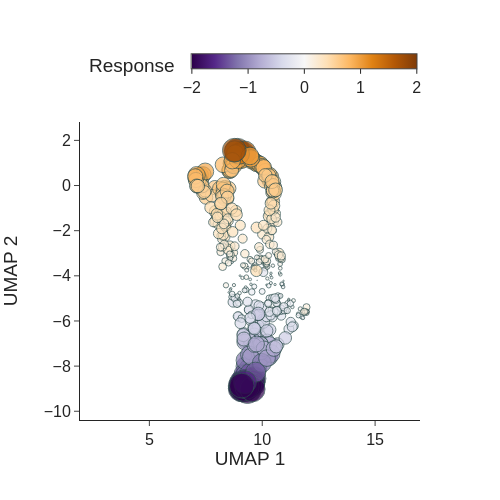

Here is the notebook cell this chart was saved with:
### Code cell
fig = px.scatter(z_umap,
                 x=0,
                 y=1,
                 color=drug_mean, # response_color_cline
                 size=drug_mean.abs()*10,
                 size_max=20,
                 height=500,
                 width=500,
                 # color_discrete_map=color_map_sensitivity,
                 color_continuous_scale="PuOr_r",
                 range_color=(-2,2),
                 # category_orders={"color": category_order},
                 # hover_data=[cline_pathways] ,
                 template="simple_white",
                #  title= "Embedding with blood cancers",
                 labels={"0": "UMAP 1",
                        "1": "UMAP 2",
                        "color" : "Response"
                       },
               )

fig.update_traces(
    marker=dict(
        # size=8,
        line=dict(width=1, color="DarkSlateGrey")
    )
)

fig.update_layout(font=dict(size=16, family="Helvetica"))
fig.update_yaxes(scaleanchor="x")

# fig.update_layout(
#     showlegend=True,
#     legend=dict(
#         orientation="h",           # horizontal layout
#         yanchor="top",
#         y=1.2,                    # move it below the plot
#         xanchor="center",
#         x=0.5                      # center it horizontally
#     )
# )

fig.update_layout(
    coloraxis_colorbar=dict(
        orientation="h",
        x=0.02,
        y=1.05,
        xanchor="left",
        yanchor="bottom",
        len=1,
        thickness=15
    )
)

### Figure 1 — Plotly figure (JSON) as saved in the notebook; plotly's stock layout.template omitted (floating-point values rounded to 4 significant figures; data arrays with more than 128 entries replaced by an {"elided": "..."} marker saying what was removed)
{"data": [{"hovertemplate": "UMAP 1=%{x}<br>UMAP 2=%{y}<br>size=%{marker.size}<br>Response=%{marker.color}<extra></extra>", "legendgroup": "", "marker": {"color": {"elided": "413 float values"}, "coloraxis": "coloraxis", "line": {"color": "DarkSlateGrey", "width": 1}, "size": {"elided": "413 float values"}, "sizemode": "area", "sizeref": 0.06458, "symbol": "circle"}, "mode": "markers", "name": "", "orientation": "v", "showlegend": false, "type": "scatter", "x": {"elided": "413 float values"}, "xaxis": "x", "y": {"elided": "413 float values"}, "yaxis": "y"}], "layout": {"coloraxis": {"cmax": 2, "cmin": -2, "colorbar": {"len": 1, "orientation": "h", "thickness": 15, "title": {"text": "Response"}, "x": 0.02, "xanchor": "left", "y": 1.05, "yanchor": "bottom"}, "colorscale": [[0, "rgb(45,0,75)"], [0.1, "rgb(84,39,136)"], [0.2, "rgb(128,115,172)"], [0.3, "rgb(178,171,210)"], [0.4, "rgb(216,218,235)"], [0.5, "rgb(247,247,247)"], [0.6, "rgb(254,224,182)"], [0.7, "rgb(253,184,99)"], [0.8, "rgb(224,130,20)"], [0.9, "rgb(179,88,6)"], [1, "rgb(127,59,8)"]]}, "font": {"family": "Helvetica", "size": 16}, "height": 500, "legend": {"itemsizing": "constant", "tracegroupgap": 0}, "margin": {"t": 60}, "width": 500, "xaxis": {"anchor": "y", "autorange": true, "domain": [0, 1], "range": [1.723, 17.19], "title": {"text": "UMAP 1"}, "type": "linear"}, "yaxis": {"anchor": "x", "autorange": true, "domain": [0, 1], "range": [-10.41, 2.834], "scaleanchor": "x", "title": {"text": "UMAP 2"}, "type": "linear"}}}
